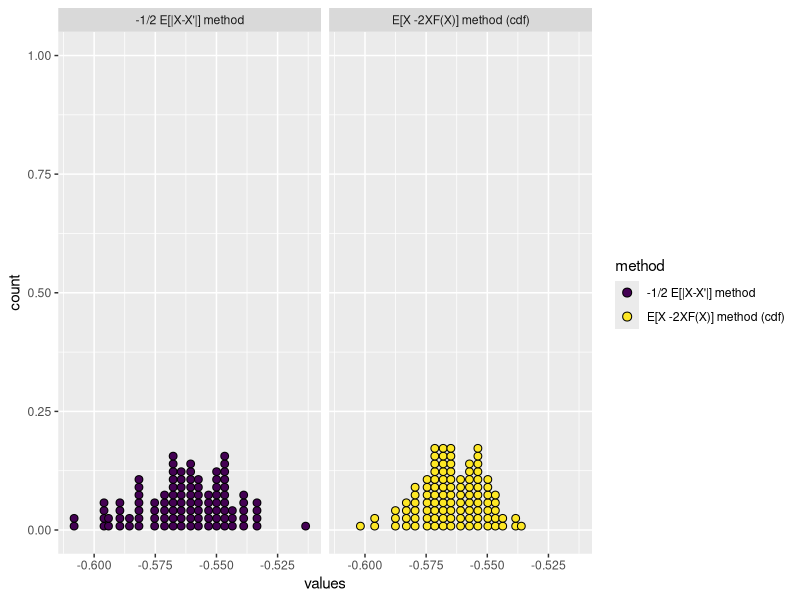
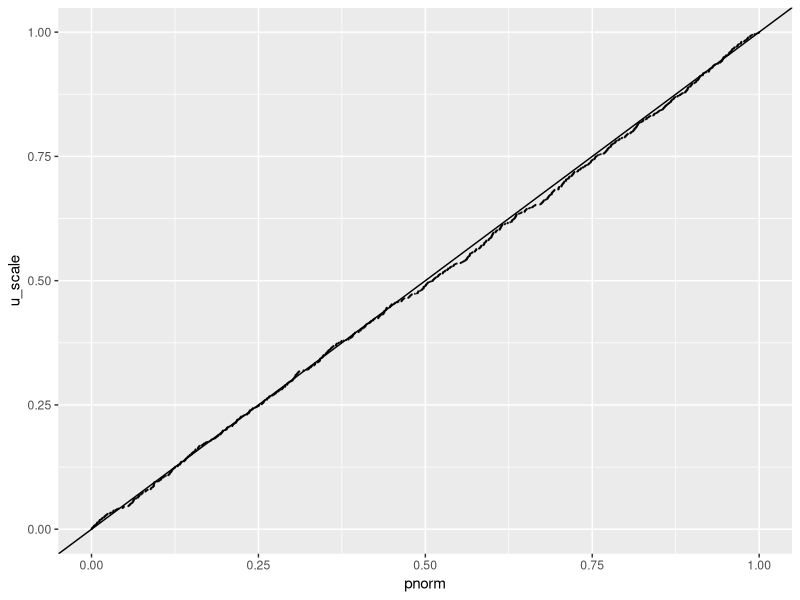
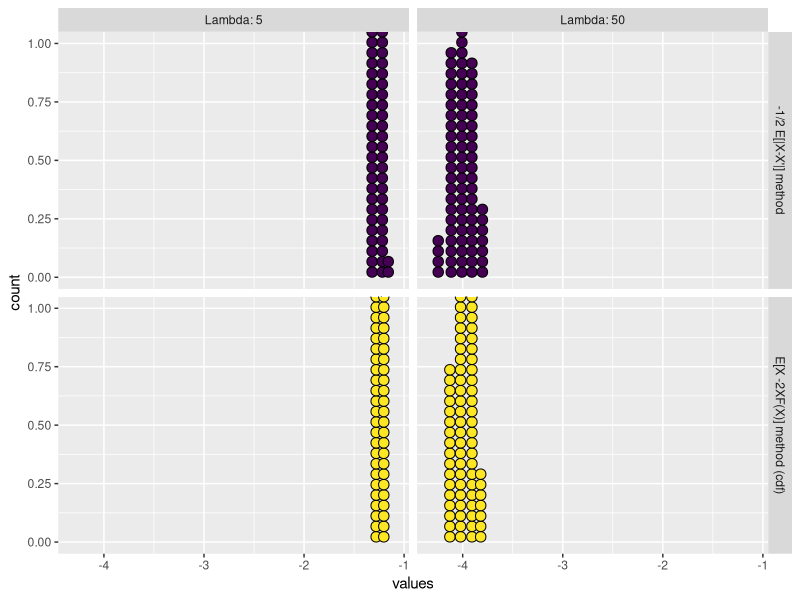
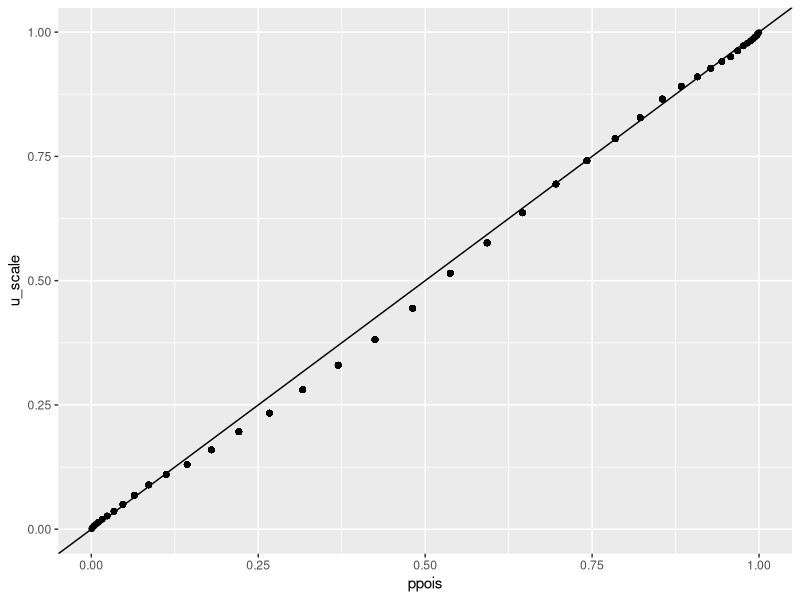
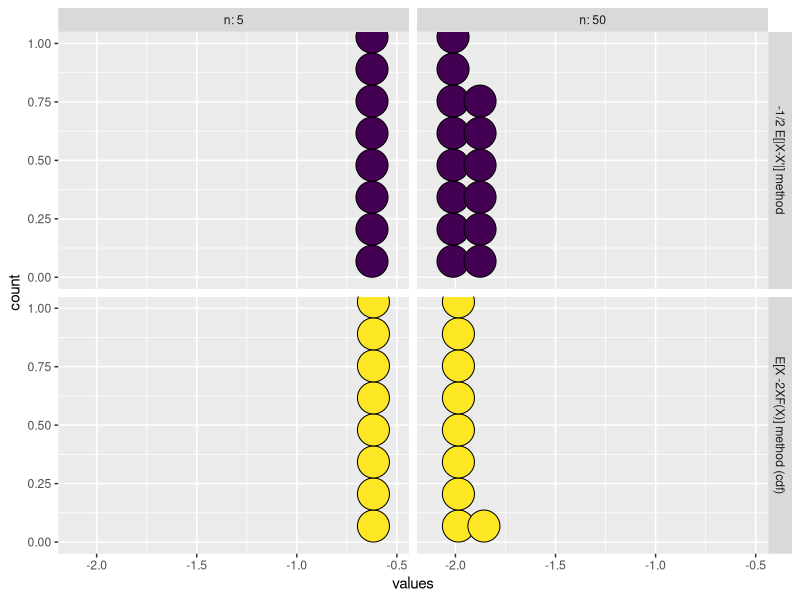
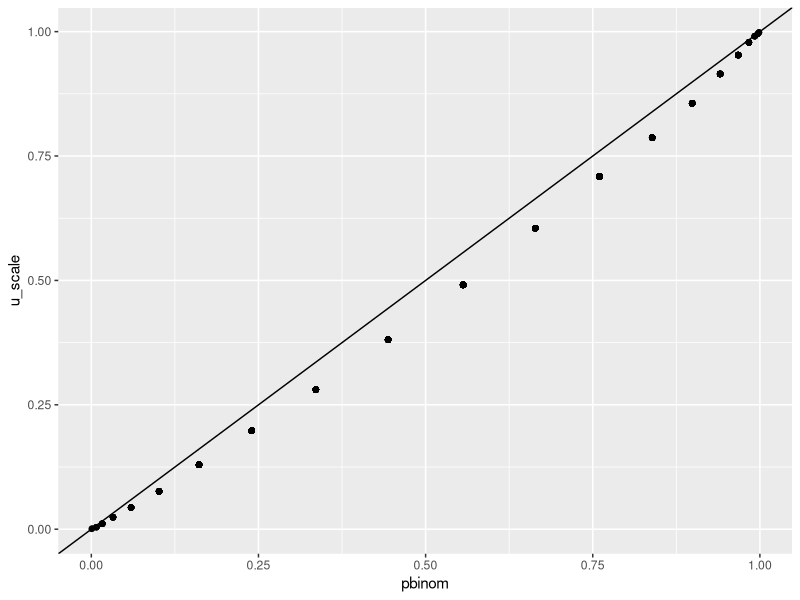

Reproduce these figures in R, in order.
## ---- chunk 1
library(tidyverse)
## ---- chunk 2
#rm(list = ls()), see https://www.tidyverse.org/blog/2017/12/workflow-vs-script/
set.seed(27473)
x_prime_method = rep(NA, 100)
x_cdf_method = rep(NA, 100)
number_samples = 1000
for (i in 1:100) {
  X = rnorm(number_samples, 10, 1)
  
  X_prime = X[sample.int(number_samples)]
  
  x_prime_method[i] = -.5 * mean(abs(X_prime - X))
  
  x_cdf_method[i] =  mean(X - 2 * X * posterior::u_scale(X))
}
data.frame(values = c(x_prime_method, x_cdf_method),
           method = rep(c(
             "-1/2 E[|X-X'|] method", "E[X -2XF(X)] method (cdf)"
           ), each = 100)) %>%
  ggplot(., aes(x = values, fill = method)) +
  geom_dotplot() +
  facet_grid(. ~ method) +
  scale_fill_viridis_d()
## ---- chunk 3
ggplot(data.frame(pnorm = pnorm(X, 10, 1), u_scale = posterior::u_scale(X)),
aes(x = pnorm, y = u_scale))+
geom_point(size = .1, alpha = .7)+
geom_abline(intercept = 0, slope = 1)
## ---- chunk 4
#rm(list = ls()), see https://www.tidyverse.org/blog/2017/12/workflow-vs-script/
set.seed(27473)
x_prime_method = rep(NA, 100)
x_cdf_method = rep(NA, 100)
number_samples = 1000
for (j in c(5, 50)) {
  for (i in 1:100) {
    X = rpois(number_samples, j)
    X_prime = X[sample.int(number_samples)]
    x_prime_method[i] = -.5 * mean(abs(X_prime - X))
    x_cdf_method[i] =  mean(X - 2 * X * posterior::u_scale(X))
  }
  if (j == 5) {
    df_plot <- data.frame(
      values = c(x_prime_method, x_cdf_method),
      method = rep(c(
        "-1/2 E[|X-X'|] method", "E[X -2XF(X)] method (cdf)"
      ), each = 100),
      lambda = j
    )
  } else{
    df_plot <- rbind(df_plot, data.frame(
      values = c(x_prime_method, x_cdf_method),
      method = rep(c(
        "-1/2 E[|X-X'|] method", "E[X -2XF(X)] method (cdf)"
      ), each = 100),
      lambda = j
    ))
  }
  
}
df_plot %>%
  mutate(lambda = paste0("Lambda: ", lambda)) %>%
  ggplot(., aes(x = values, fill = method)) +
  geom_dotplot() +
  facet_grid(method ~ lambda) +
  scale_fill_viridis_d() +
  theme(legend.position = "none")
## ---- chunk 5
ggplot(data.frame(ppois = ppois(X,j), u_scale = posterior::u_scale(X)),
aes(x = ppois, y = u_scale))+
geom_point()+
geom_abline(intercept = 0, slope = 1)
## ---- chunk 6
#rm(list = ls()), see https://www.tidyverse.org/blog/2017/12/workflow-vs-script/
set.seed(27473)
x_prime_method = rep(NA, 100)
x_cdf_method = rep(NA, 100)
number_samples = 1000
for (j in c(5, 50)) {
  for (i in 1:100) {
    X = rbinom(number_samples,size = j,0.5)
    X_prime = X[sample.int(number_samples)]
    x_prime_method[i] = -.5 * mean(abs(X_prime - X))
    x_cdf_method[i] =  mean(X - 2 * X * posterior::u_scale(X))
  }
  if (j == 5) {
    df_plot_bin <- data.frame(
      values = c(x_prime_method, x_cdf_method),
      method = rep(c(
        "-1/2 E[|X-X'|] method", "E[X -2XF(X)] method (cdf)"
      ), each = 100),
      n = j
    )
  } else{
    df_plot_bin <- rbind(df_plot_bin, data.frame(
      values = c(x_prime_method, x_cdf_method),
      method = rep(c(
        "-1/2 E[|X-X'|] method", "E[X -2XF(X)] method (cdf)"
      ), each = 100),
      n = j
    ))
  }
  
}
df_plot_bin %>%
  mutate(n = paste0("n: ", n)) %>%
  ggplot(., aes(x = values, fill = method)) +
  geom_dotplot(binwidth = .2,dotsize = .8) +
  facet_grid(method ~ n) +
  scale_fill_viridis_d() +
  theme(legend.position = "none")
## ---- chunk 7
ggplot(data.frame(pbinom = pbinom(X,j,.5), u_scale = posterior::u_scale(X)),
aes(x = pbinom, y = u_scale))+
geom_point()+
geom_abline(intercept = 0, slope = 1)
